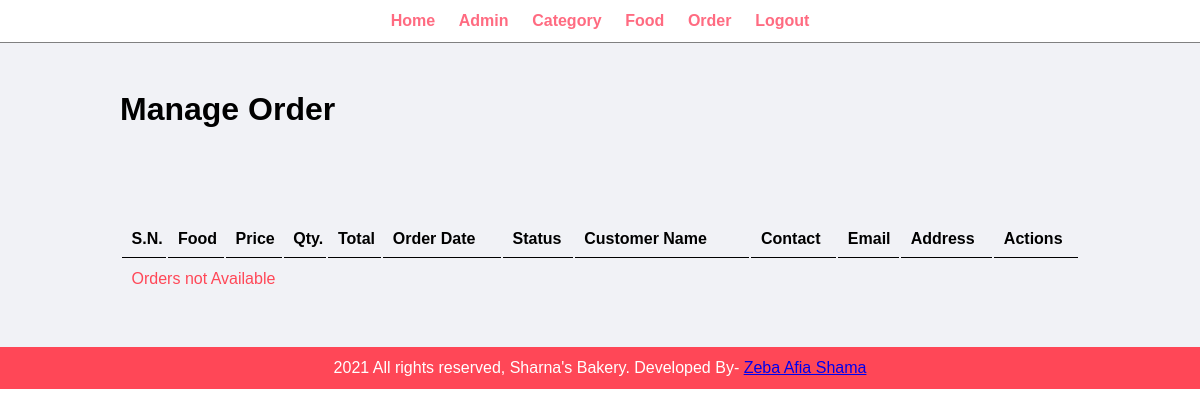
The page /admin/manage-order.php (signed in) on the database as committed earlier.
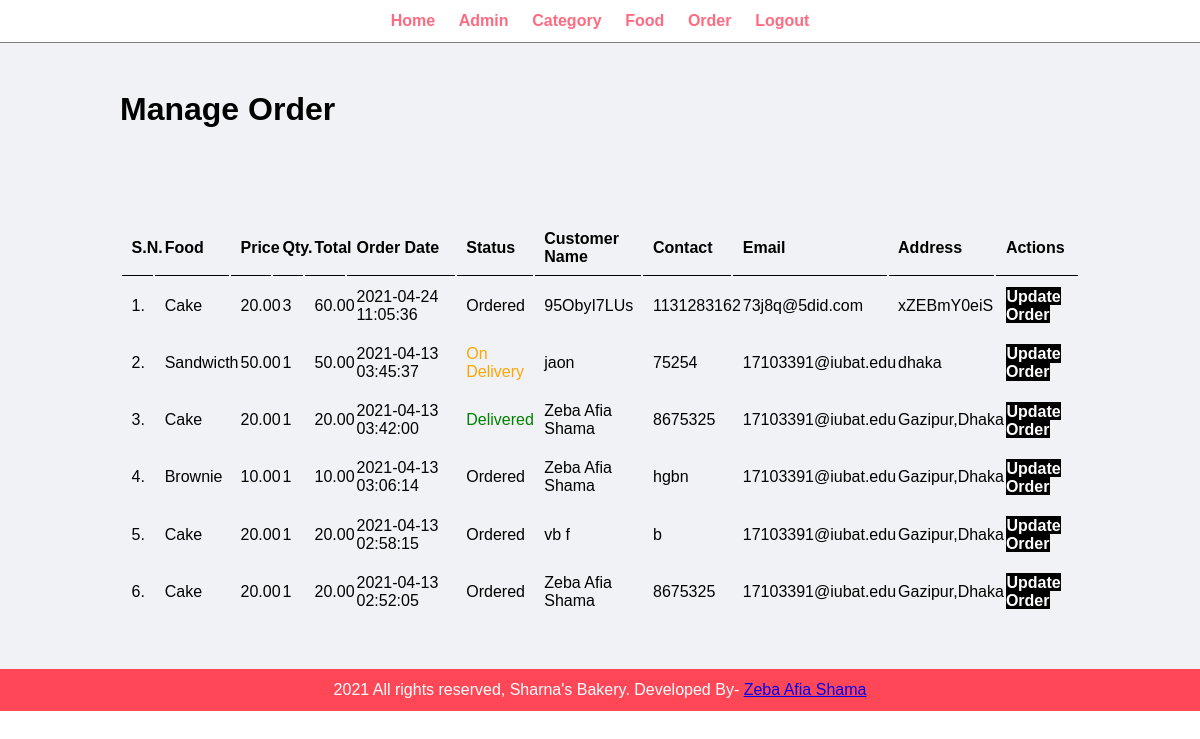
The same page on the database as committed later.
### tables this page shows
CREATE TABLE `tbl_order` (
  `id` int(10) UNSIGNED NOT NULL,
  `food` varchar(150) NOT NULL,
  `price` decimal(10,2) NOT NULL,
  `qty` int(11) NOT NULL,
  `total` decimal(10,2) NOT NULL,
  `order_date` datetime NOT NULL,
  `status` varchar(50) NOT NULL,
  `customer_name` varchar(150) NOT NULL,
  `customer_contact` varchar(20) NOT NULL,
  `customer_email` varchar(150) NOT NULL,
  `customer_address` varchar(255) NOT NULL
);

### admin/manage-order.php (the view, shortened to what this page needs)
<?php include('partials/menu.php'); ?>
<div class="main-content">
    <div class="wrapper">
        <h1>Manage Order</h1>
                <br /><br /><br />
                <br><br>
                <table class="tbl-full">
                    <tr>
                        <th>S.N.</th>
                        <th>Food</th>
                        <th>Price</th>
                        <th>Qty.</th>
                        <th>Total</th>
                        <th>Order Date</th>
                        <th>Status</th>
                        <th>Customer Name</th>
                        <th>Contact</th>
                        <th>Email</th>
                        <th>Address</th>
                        <th>Actions</th>
                    </tr>
                    <?php
                        $sql = "SELECT * FROM tbl_order ORDER BY id DESC";
                        $res = mysqli_query($conn, $sql);
                        $count = mysqli_num_rows($res);
                        $sn = 1;
                        if($count>0)
                        {
                            while($row=mysqli_fetch_assoc($res))
                            {
                                $id = $row['id'];
                                $food = $row['food'];
                                $price = $row['price'];
                                $qty = $row['qty'];
                                $total = $row['total'];
                                $order_date = $row['order_date'];
                                $status = $row['status'];
                                $customer_name = $row['customer_name'];
                                $customer_contact = $row['customer_contact'];
                                $customer_email = $row['customer_email'];
                                $customer_address = $row['customer_address'];
                                ?>
                                    <tr>
                                        <td><?php echo $sn++; ?>. </td>
                                        <td><?php echo $food; ?></td>
                                        <td><?php echo $price; ?></td>
                                        <td><?php echo $qty; ?></td>
                                        <td><?php echo $total; ?></td>
                                        <td><?php echo $order_date; ?></td>
                                        <td>
                                            <?php
                                                if($status=="Ordered")
                                                {
                                                    echo "<label>$status</label>";
                                                }
                                                elseif($status=="On Delivery")
                                                {
                                                    echo "<label style='color: orange;'>$status</label>";
                                                }
                                                elseif($status=="Delivered")
                                                {
                                                    echo "<label style='color: green;'>$status</label>";
                                                }
                                                elseif($status=="Cancelled")
                                                {
                                                    echo "<label style='color: red;'>$status</label>";
                                                }
                                            ?>
                                        </td>
                                        <td><?php echo $customer_name; ?></td>
                                        <td><?php echo $customer_contact; ?></td>
                                        <td><?php echo $customer_email; ?></td>
                                        <td><?php echo $customer_address; ?></td>
                                        <td>
                                            <a href="<?php echo SITEURL; ?>admin/update-order.php?id=<?php echo $id; ?>" class="btn-secondary">Update Order</a>
                                        </td>
                                    </tr>
                                <?php
                            }
                        }
                        else
                        {
                            echo "<tr><td colspan='12' class='error'>Orders not Available</td></tr>";
                        }
                    ?>
                </table>
    </div>
</div>
<?php include('partials/footer.php'); ?>

### admin/partials/menu.php (shortened to what this page needs)
<html>
<head>
<link rel="stylesheet" href="../css/admin.css">
</head>
<body>
<div class="menu text-center">
<div class="wrapper">
<ul>
<li><a href="index.php">Home</a></li>
<li><a href="manage-admin.php">Admin</a></li>
<li><a href="manage-category.php">Category</a></li>
<li><a href="manage-food.php">Food</a></li>
<li><a href="manage-order.php">Order</a></li>
<li><a href="logout.php">Logout</a></li>
</ul>
</div>
</div>

### admin/partials/footer.php
<div class="footer">
<div class="wrapper">
<p class="text-center">2021 All rights reserved, Sharna's Bakery. Developed By- <a href="https://zebaafiashama.xyz/">Zeba Afia Shama</a></p>
</div>
</div>
</body>
</html>

### css/admin.css (style rules this page uses)
* { margin: 0; padding: 0; font-family: Arial, Helvetica, sans-serif; }
.wrapper { padding: 1%; width: 80%; margin: 0 auto; }
.text-center { text-align: center; }
.tbl-full { width: 100%; }
table tr th { border-bottom: 1px solid black; padding: 1%; text-align: left; }
table tr td { padding: 1%; }
.btn-secondary { background-color:black; padding: 1%; color: white; text-decoration: none; font-weight: bold; }
.menu { border-bottom: 1px solid grey; }
.menu ul { list-style-type: none; }
.menu ul li { display: inline; padding:1%; }
.menu ul li a { text-decoration: none; font-weight: bold; color:#ff6b81 ; }
.main-content { background-color: #f1f2f6; padding: 3% 0; }
.footer { background-color:#ff4757 ; color: white; }
.error { color: #ff4757; }

Rows that differ between the two databases and show on the page:
added tbl_order: food "Cake", price "20.00", qty "3", total "60.00", order_date "2021-04-24 11:05:36", status "Ordered", customer_name "95ObyI7LUs", customer_contact "1131283162", customer_email "73j8q@5did.com", customer_address "xZEBmY0eiS"
added tbl_order: food "Sandwicth", price "50.00", qty "1", total "50.00", order_date "2021-04-13 03:45:37", status "On Delivery", customer_name "jaon", customer_contact "75254", customer_email "17103391@iubat.edu", customer_address "dhaka"
added tbl_order: food "Cake", price "20.00", qty "1", total "20.00", order_date "2021-04-13 03:42:00", status "Delivered", customer_name "Zeba Afia Shama", customer_contact "8675325", customer_email "17103391@iubat.edu", customer_address "Gazipur,Dhaka"
added tbl_order: food "Brownie", price "10.00", qty "1", total "10.00", order_date "2021-04-13 03:06:14", status "Ordered", customer_name "Zeba Afia Shama", customer_contact "hgbn", customer_email "17103391@iubat.edu", customer_address "Gazipur,Dhaka"
added tbl_order: food "Cake", price "20.00", qty "1", total "20.00", order_date "2021-04-13 02:58:15", status "Ordered", customer_name "vb f", customer_contact "b", customer_email "17103391@iubat.edu", customer_address "Gazipur,Dhaka"
added tbl_order: food "Cake", price "20.00", qty "1", total "20.00", order_date "2021-04-13 02:52:05", status "Ordered", customer_name "Zeba Afia Shama", customer_contact "8675325", customer_email "17103391@iubat.edu", customer_address "Gazipur,Dhaka"
Other text that changed with them:
text no longer shown: "Orders not Available"
